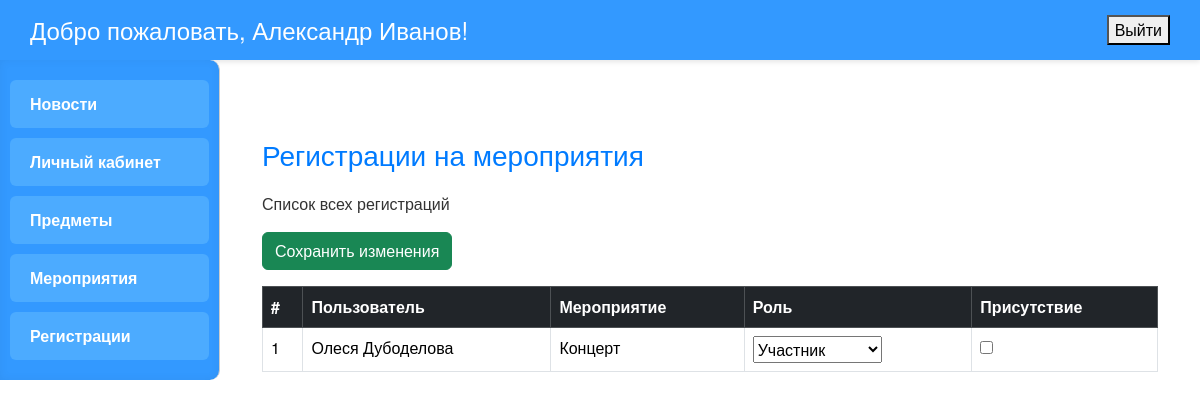
/registrations/ (signed in), run on the app's committed database.
### main/models.py (models this page shows, shortened)
class Registrations(models.Model):
    registration_id = models.AutoField(primary_key=True)
    event = models.ForeignKey(Events, on_delete=models.CASCADE, related_name='registrations', verbose_name='Мероприятие')
    user = models.ForeignKey(User, on_delete=models.CASCADE, related_name='event_registrations', verbose_name='Пользователь')
    e_role_id = models.ForeignKey('EventRoles', on_delete=models.CASCADE, related_name='registrations', verbose_name='Роль на мероприятии')
    attendance = models.BooleanField(default=False, verbose_name='Посещение')
    available = models.BooleanField(default=True, verbose_name='Доступность')

class Events(models.Model):
    event_id = models.AutoField(primary_key=True)
    date = models.DateField(verbose_name='Дата')
    time = models.TimeField(verbose_name='Время')
    event_name = models.CharField(max_length=100, verbose_name='Название мероприятия')
    place = models.CharField(max_length=100, verbose_name='Место проведения')
    available = models.BooleanField(default=True, verbose_name='Доступность')
    notes = models.TextField(blank=True, null=True, verbose_name='Примечания')
    event_photo = models.ImageField(upload_to='event_photos/', blank=True, null=True, verbose_name='Фото мероприятия')

### main/views.py (the view)
# urls.py: path('registrations/', views.registrations, name='registrations'),
@login_required
def registrations(request):
    profile = request.user.profile
    if profile.role not in ['TE', 'MA', 'AD']:
        return render(request, 'extracurricular/registrations.html', {
            'error': "Доступ запрещён"
        })
    registrations_list = Registrations.objects.select_related('user', 'event', 'e_role_id').all()
    RegistrationFormSet = modelformset_factory(
        Registrations,
        fields=('user', 'event', 'e_role_id', 'attendance'),
        extra=0
    )
    if request.method == 'POST':
        formset = RegistrationFormSet(request.POST, queryset=registrations_list)
        if formset.is_valid():
            formset.save()
            messages.success(request, "Изменения сохранены")
            return redirect('registrations')
    else:
        formset = RegistrationFormSet(queryset=registrations_list)
    return render(request, 'extracurricular/registrations.html', {
        'formset': formset
    })

### main/models.py (called while the page is built)
    def __str__(self):
        return self.e_role_name

### main/templates/extracurricular/registrations.html (shortened to what this page needs)
{% extends "main/base.html" %}
{% block content %}
<div class="container mt-5">
    <h2>Регистрации на мероприятия</h2>
    <p>Список всех регистраций</p>
    {% if error %}
        <div class="alert alert-danger">{{ error }}</div>
    {% else %}
        <form method="post">
            <button type="submit" class="btn btn-success mb-3">Сохранить изменения</button>
            <table class="table table-bordered table-hover">
                <thead class="table-dark">
                    <tr>
                        <th>#</th>
                        <th>Пользователь</th>
                        <th>Мероприятие</th>
                        <th>Роль</th>
                        <th>Присутствие</th>
                    </tr>
                </thead>
                <tbody>
                    {% for form in formset %}
                        <tr>
                            <td>{{ forloop.counter }}</td>
                            <td>{{ form.instance.user.get_full_name }}</td>
                            <td>{{ form.instance.event.event_name }}</td>
                            <td>{{ form.e_role_id }}</td>
                            <td>{{ form.attendance }}</td>
                        </tr>
                    {% endfor %}
                </tbody>
            </table>
        </form>
    {% endif %}
</div>
{% endblock %}

### main/templates/main/base.html (shortened to what this page needs)
<!DOCTYPE html>
<html lang="ru">
<head>
  <link href="https://cdn.jsdelivr.net/npm/bootstrap@5.3.3/dist/css/bootstrap.min.css" rel="stylesheet">
</head>
<body>
  <div class="header">
    {% if user.is_authenticated %}
      <h1>Добро пожаловать, {{ user.get_full_name|default:user.username }}!</h1>
      <form method="post" action="{% url 'logout' %}">
        <button type="submit" onclick="return confirm('Вы уверены, что хотите выйти?')">Выйти</button>
      </form>
    {% else %}
      <h1>Добро пожаловать!</h1>
      <a href="{% url 'login' %}" class="exit-link">Войти</a>
    {% endif %}
  </div>
  <div class="page-wrapper d-flex">
    <div class="sidebar">
      {% if user.profile.role == 'AD' %}
        <div class="menu-item"><a href="{% url 'news' %}">Новости</a></div>
        <div class="menu-item"><a href="{% url 'home' %}">Личный кабинет</a></div>
        <div class="menu-item"><a href="{% url 'dashboard' %}">Рейтинги</a></div>
        <div class="menu-item"><a href="{% url 'study' %}">Учеба</a></div>
        <div class="menu-item"><a href="{% url 'subjects' %}">Предметы</a></div>
        <div class="menu-item"><a href="{% url 'events' %}">Мероприятия</a></div>
        <div class="menu-item"><a href="{% url 'registrations' %}">Регистрации</a></div>
        <div class="menu-item"><a href="{% url 'shop' %}">Магазин</a></div>
        <div class="menu-item"><a href="{% url 'orders' %}">Заказы</a></div>
        <div class="menu-item"><a href="{% url 'operations' %}">Финансовые операции</a></div>
      {% elif user.profile.role == 'TE' %}
        <div class="menu-item"><a href="{% url 'news' %}">Новости</a></div>
        <div class="menu-item"><a href="{% url 'home' %}">Личный кабинет</a></div>
        <div class="menu-item"><a href="{% url 'subjects' %}">Предметы</a></div>
        <div class="menu-item"><a href="{% url 'events' %}">Мероприятия</a></div>
        <div class="menu-item"><a href="{% url 'registrations' %}">Регистрации</a></div>
      {% elif user.profile.role == 'MA' %}
        <div class="menu-item"><a href="{% url 'news' %}">Новости</a></div>
        <div class="menu-item"><a href="{% url 'home' %}">Личный кабинет</a></div>
        <div class="menu-item"><a href="{% url 'events' %}">Мероприятия</a></div>
        <div class="menu-item"><a href="{% url 'registrations' %}">Регистрации</a></div>
      {% elif user.profile.role == 'PR' %}
        <div class="menu-item"><a href="{% url 'news' %}">Новости</a></div>
        <div class="menu-item"><a href="{% url 'home' %}">Личный кабинет</a></div>
        <div class="menu-item"><a href="{% url 'shop' %}">Магазин</a></div>
        <div class="menu-item"><a href="{% url 'orders' %}">Заказы</a></div>
      {% endif %}
    </div>
    <div class="main">
      {% block content %}{% endblock %}
    </div>
  </div>
</body>
</html>

### main/templates/main/base.html (style rules this page uses)
body { margin: 0; font-family: 'Helvetica Neue', Arial, sans-serif; background-color: #fff; color: #333; }
.header { background-color: #3399ff; padding: 15px 30px; display: flex; justify-content: space-between; align-items: center; box-shadow: 0 2px 5px rgba(0,0,0,0.1); }
.header h1 { margin: 0; font-size: 24px; color: #fff; }
.page-wrapper { display: flex; min-height: 100vh; }
.sidebar { width: 220px; background-color: #3399ff; border-right: 1px solid #ccc; padding: 20px 10px; display: flex; flex-direction: column; gap: 10px; border-radius: 0 10px 10px 0; box-shadow: inset 0 0 10px rgba(0,0,0,0.05); overflow-y: auto; height: 100%; }
.menu-item { padding: 12px 20px; background-color: #4cabff; color: #fff; text-decoration: none; border-radius: 6px; font-weight: 600; cursor: pointer; transition: background-color 0.3s, transform 0.2s; }
.menu-item a { color: #fff !important; text-decoration: none; display: block; width: 100%; height: 100%; }
.main { flex-grow: 1; padding: 30px; }
.main h2 { margin-top: 0; font-size: 28px; color: #007bff; margin-bottom: 20px; }

### data on the page
Registrations: instance.user.get_full_name "Олеся Дубоделова", instance.event.event_name "Концерт"

### other printed values
{{ user.get_full_name|default:user.username }} "Александр Иванов"
